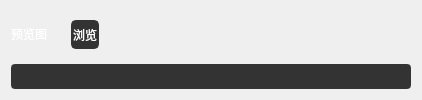
                      <widget class="QWidget" name="Input_2" native="true">
                       <property name="sizePolicy">
                        <sizepolicy hsizetype="Preferred" vsizetype="Expanding">
                         <horstretch>0</horstretch>
                         <verstretch>0</verstretch>
                        </sizepolicy>
                       </property>
                       <property name="layoutDirection">
                        <enum>Qt::LeftToRight</enum>
                       </property>
                       <property name="styleSheet">
                        <string notr="true">QPushButton {
	border: none;
	background-color: rgba(0,0,0,0);
}
QPushButton:hover {
	background-color: rgb(0,143,150);
}
QPushButton:pressed {	
	background-color: rgba(0,0,0,0);
}</string>
                       </property>
                       <layout class="QVBoxLayout" name="verticalLayout_15">
                        <item>
                         <widget class="QWidget" name="preview_widget" native="true">
                          <property name="sizePolicy">
                           <sizepolicy hsizetype="Preferred" vsizetype="Preferred">
                            <horstretch>0</horstretch>
                            <verstretch>0</verstretch>
                           </sizepolicy>
                          </property>
                          <property name="minimumSize">
                           <size>
                            <width>0</width>
                            <height>40</height>
                           </size>
                          </property>
                          <property name="maximumSize">
                           <size>
                            <width>200</width>
                            <height>16777215</height>
                           </size>
                          </property>
                          <property name="layoutDirection">
                           <enum>Qt::LeftToRight</enum>
                          </property>
                          <property name="autoFillBackground">
                           <bool>false</bool>
                          </property>
                          <layout class="QHBoxLayout" name="horizontalLayout_20" stretch="0,0,0">
                           <property name="spacing">
                            <number>0</number>
                           </property>
                           <property name="sizeConstraint">
                            <enum>QLayout::SetDefaultConstraint</enum>
                           </property>
                           <property name="leftMargin">
                            <number>0</number>
                           </property>
                           <item>
                            <widget class="QLabel" name="preview_title">
                             <property name="minimumSize">
                              <size>
                               <width>60</width>
                               <height>0</height>
                              </size>
                             </property>
                             <property name="maximumSize">
                              <size>
                               <width>60</width>
                               <height>60</height>
                              </size>
                             </property>
                             <property name="font">
                              <font>
                               <family>Arial Black</family>
                               <pointsize>9</pointsize>
                               <weight>10</weight>
                               <italic>false</italic>
                               <bold>false</bold>
                              </font>
                             </property>
                             <property name="styleSheet">
                              <string notr="true">color:rgb(255,255,255);
font: 87 9pt &quot;Arial Black&quot;;</string>
                             </property>
                             <property name="text">
                              <string>&lt;html&gt;&lt;head/&gt;&lt;body&gt;&lt;p&gt;预览图&lt;/p&gt;&lt;/body&gt;&lt;/html&gt;</string>
                             </property>
                             <property name="textFormat">
                              <enum>Qt::AutoText</enum>
                             </property>
                             <property name="alignment">
                              <set>Qt::AlignLeading|Qt::AlignLeft|Qt::AlignVCenter</set>
                             </property>
                            </widget>
                           </item>
                           <item>
                            <widget class="QPushButton" name="preview_btn">
                             <property name="sizePolicy">
                              <sizepolicy hsizetype="Maximum" vsizetype="Preferred">
                               <horstretch>0</horstretch>
                               <verstretch>0</verstretch>
                              </sizepolicy>
                             </property>
                             <property name="styleSheet">
                              <string notr="true">QPushButton {
	border: 2px solid rgb(51,51,51);
	border-radius: 5px;	
	color:rgb(255,255,255);
	background-color: rgb(51,51,51);
}
QPushButton:hover {
	border: 2px solid rgb(0,143,150);
	background-color: rgb(0,143,150);
}
QPushButton:pressed {	
	border: 2px solid rgb(0,143,150);
	background-color: rgb(51,51,51);
}

QPushButton:disabled {	
	border-radius: 5px;	
	border: 2px solid rgb(112,112,112);
	background-color: rgb(112,112,112);
}</string>
                             </property>
                             <property name="text">
                              <string>浏览</string>
                             </property>
                            </widget>
                           </item>
                           <item>
                            <spacer name="horizontalSpacer_2">
                             <property name="orientation">
                              <enum>Qt::Horizontal</enum>
                             </property>
                             <property name="sizeHint" stdset="0">
                              <size>
                               <width>40</width>
                               <height>20</height>
                              </size>
                             </property>
                            </spacer>
                           </item>
                          </layout>
                         </widget>
                        </item>
                        <item>
                         <widget class="QLabel" name="preview_path">
                          <property name="minimumSize">
                           <size>
                            <width>400</width>
                            <height>25</height>
                           </size>
                          </property>
                          <property name="maximumSize">
                           <size>
                            <width>500</width>
                            <height>25</height>
                           </size>
                          </property>
                          <property name="font">
                           <font>
                            <family>Arial Black</family>
                            <pointsize>9</pointsize>
                            <weight>10</weight>
                            <italic>false</italic>
                            <bold>false</bold>
                           </font>
                          </property>
                          <property name="styleSheet">
                           <string notr="true">color:rgb(255,255,255);
font: 87 9pt &quot;Arial Black&quot;;
	border:2px solid rgb(51,51,51);
	border-radius:4px;
	background:rgb(51,51,51);</string>
                          </property>
                          <property name="text">
                           <string/>
                          </property>
                          <property name="textFormat">
                           <enum>Qt::AutoText</enum>
                          </property>
                         </widget>
                        </item>
                       </layout>
                      </widget>
